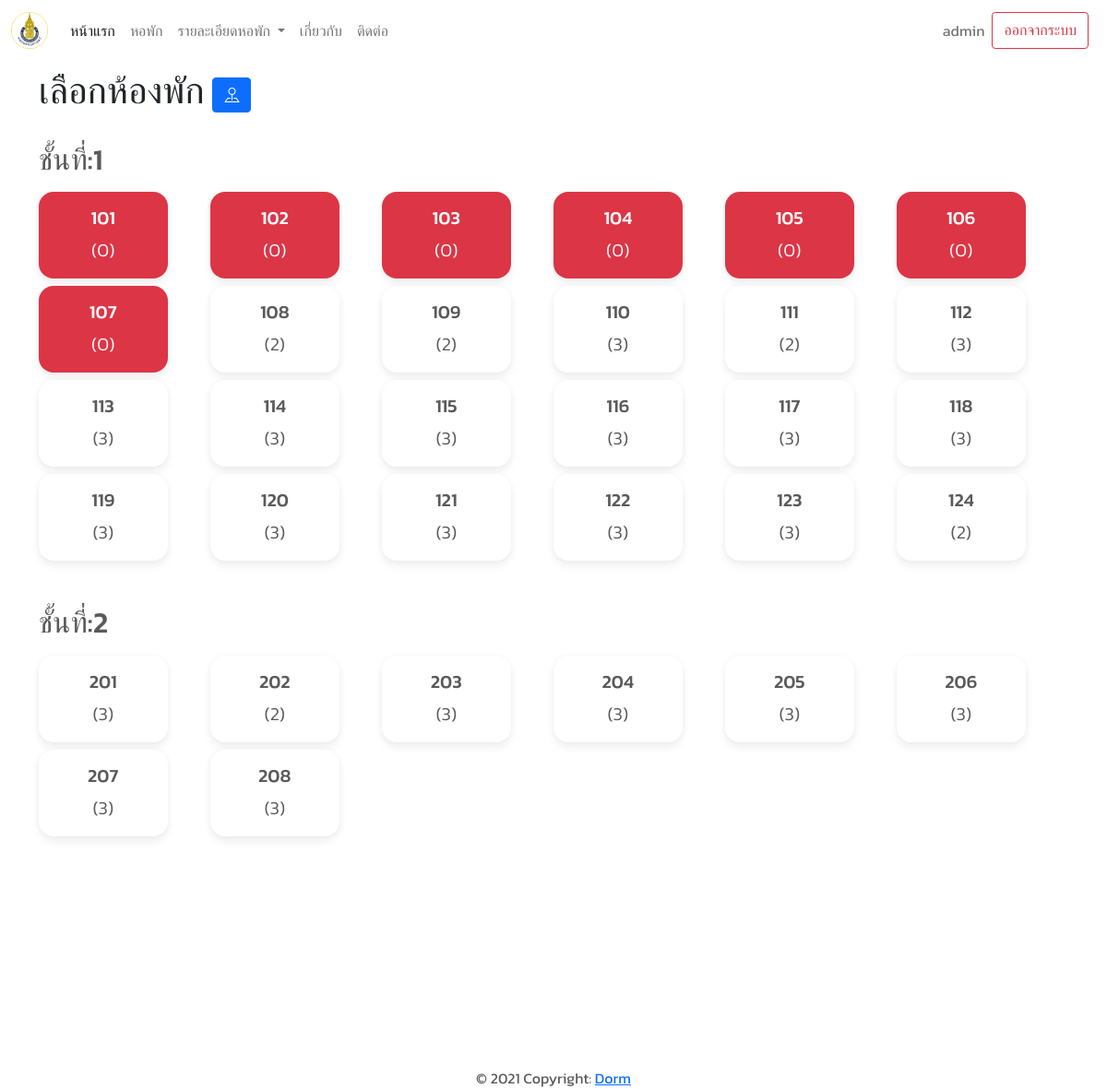
The page /dorm/room/2/ (signed in) on the database its author committed.
### dorm/models.py (models this page shows, shortened)
class Floor(models.Model):
    dorm_name = models.ForeignKey(Dormitory, on_delete=models.PROTECT, related_name='dormitory',
                                  related_query_name="dormitory",
                                  verbose_name="ชื่อหอพัก")
    number = models.PositiveIntegerField(default=1, verbose_name="ชั้น")

class Room(models.Model):
    TYPE_IN_ROOM = [('MALE', 'ผู้ชาย'), ('FEMALE', 'ผู้หญิง')]
    floor = models.ForeignKey(Floor, on_delete=models.PROTECT, related_name="floor", related_query_name="floor",
                              verbose_name="ชั้น")
    room_id = models.CharField(max_length=10, blank=True, null=True, unique=True, verbose_name="เลขห้อง")
    room_type = models.CharField(max_length=10, choices=TYPE_IN_ROOM, verbose_name="ประเภทห้องพัก")
    amount = models.PositiveIntegerField(default=3, verbose_name="จำนวน")
    is_status = models.BooleanField(default=True, verbose_name="สถานะของห้อง")

### dorm/views.py (the view)
# urls.py: path("room/<int:pk>/", views.RoomView.as_view(), name="room-name")
class RoomView(LoginRequiredMixin, View):
    login_url = "login"
    def get(self, request, pk):
        context = {}
        dorm = get_object_or_404(Dormitory, pk=pk, is_active=True)
        context["floors"] = dorm.dormitory.all()
        return render(request, "dorm/room.html", context)

### main/context_processors.py (called while the page is built)
def all_dormitory(self):
	dorms = Dormitory.objects.all()
	return dict(dorms= dorms )

### dorm/templates/dorm/room.html (shortened to what this page needs)
{% extends "base.html" %}
{% load static %}
{% block content %}
    <section id="room">
        <div class="container ">
            <p class="text-dark  h1 py-2"> เลือกห้องพัก <span>
                <button type="button" class="btn btn-primary" data-bs-toggle="modal" data-bs-target="#exampleModal">
                     <i class="bi bi-pin-map"></i>
                 </button></span>
            </p>
            {% for floor in floors %}
                <h2 class="mb-2 mt-4">ชั้นที่:{{ floor.number }}</h2>
                <div class="d-flex flex-row flex-wrap mb-5">
                    {% for room in floor.floor.all %}
                        <div class="col-lg-2 col-md-3 col-4  mt-2 ">
                            <div class="card w-75 sm-w-100 text-center lead {% if room.amount == 0 %}bg-danger text-light{% endif %}">
                                <form method="POST" action="{% url 'confirm' %}" id="{{ room.id }}">
                                    <div class="card-body"
                                            {% if room.amount != 0 %} onclick="submitform({{ room.id }}) {% endif %}">
                                        <h5 class="card-title">{{ room.room_id }}</h5>
                                        <p class="card-text">({{ room.amount }})</p>
                                    </div>
                                </form>
                            </div>
                        </div>
                    {% endfor %}
                </div>
            {% endfor %}
        </div>
    </section>
{% endblock %}

### templates/include/navbar.html (shortened to what this page needs)
{% load static %}
<nav class="navbar navbar-expand-lg navbar-light ">
    <div class="container-fluid">
        <a class="navbar-brand" href="{% url 'index' %}">
                <img src="{% static 'images/pic/medpsu.png' %}" alt=""  height="40">
            </a>
            <div class="collapse navbar-collapse" id="navbarSupportedContent">
                <ul class="navbar-nav me-auto mb-2 mb-lg-0">
                    <li class="nav-item">
                        <a class="nav-link active" aria-current="page" href="{% url 'index' %}">หน้าแรก</a>
                    </li>
                    <li class="nav-item">
                        <a class="nav-link" href="{% url 'dorm' %}">หอพัก</a>
                    </li>
                    <li class="nav-item dropdown">
                        <a class="nav-link dropdown-toggle" href="#" id="navbarDropdown" role="button"
                           data-bs-toggle="dropdown" aria-expanded="false">
                            รายละเอียดหอพัก
                        </a>
                    </li>
                    <li class="nav-item">
                        <a class="nav-link" href="#">เกี่ยวกับ</a>
                    </li>
                    <li class="nav-item">
                        <a class="nav-link" href="#">ติดต่อ</a>
                    </li>
                </ul>
                <ul class="navbar-nav mb-2 mb-lg-0">
                    {% if request.user.is_authenticated %}
                        <li class="nav-item"><a class="nav-link" href="#">{{ request.user }}</a></li>
                        <a href="{% url 'logout' %}" class="btn btn-outline-danger me-2 my-sm-0" type="button">ออกจากระบบ</a>
                    {% else %}
                        <a href="{% url 'login' %}" class="btn btn-outline-success me-2 my-sm-0" type="button">เข้าสู่ระบบ</a>
                        &nbsp;
                    {% endif %}
                </ul>
            </div>
    </div>
</nav>

### static/css/carousel.css (style rules this page uses)
body { padding-top: 3rem; padding-bottom: 3rem; color: #5a5a5a; }

### static/css/style.css (style rules this page uses)
* { font-family: 'Kanit', sans-serif !important; }

### dorm/templates/dorm/room.html (style rules this page uses)
.card { background: #fff; box-shadow: 0 6px 10px rgba(0, 0, 0, .06), 0 0 6px rgba(0, 0, 0, .04); transition: .3s transform cubic-bezier(.155, 1.105, .295, 1.12), .3s box-shadow, .3s -webkit-transform cubic-bezier(.155, 1.105, .295, 1.12); border: 0; border-radius: 1rem }
.container { height: 75vh; overflow: auto; background: #fff; }

### rows shown on the page
Floor: number "1"
Room: room_id "101", amount "0"
Room: room_id "102", amount "0"
Room: room_id "103", amount "0"
Room: room_id "104", amount "0"
Room: room_id "105", amount "0"
Room: room_id "106", amount "0"
Room: room_id "107", amount "0"
Room: room_id "108", amount "2"
Room: room_id "109", amount "2"
Room: room_id "110", amount "3"
Room: room_id "111", amount "2"
Room: room_id "112", amount "3"
Room: room_id "113", amount "3"
Room: room_id "114", amount "3"
Room: room_id "115", amount "3"
Room: room_id "116", amount "3"
Room: room_id "117", amount "3"
Room: room_id "118", amount "3"
Room: room_id "119", amount "3"
Room: room_id "120", amount "3"
Room: room_id "121", amount "3"
Room: room_id "122", amount "3"
Room: room_id "123", amount "3"
Room: room_id "124", amount "2"
Floor: number "2"
Room: room_id "201", amount "3"
Room: room_id "202", amount "2"
Room: room_id "203", amount "3"
Room: room_id "204", amount "3"
Room: room_id "205", amount "3"
Room: room_id "206", amount "3"
Room: room_id "207", amount "3"
Room: room_id "208", amount "3"

### other values the page prints
{{ request.user }} "admin"
